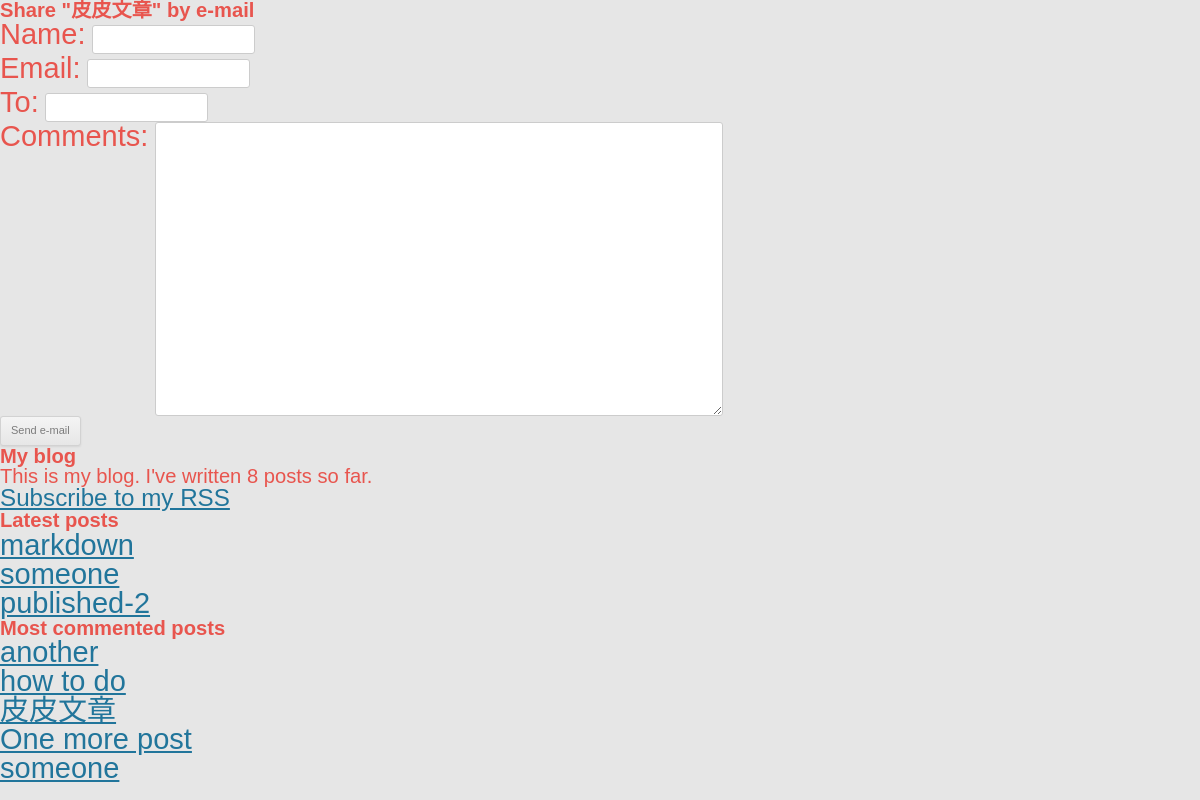
/blog/3/share/, run on the app's committed database.
### blog/models.py (models this page shows, shortened)
class Post(models.Model):
    STATUS_CHOICES = (('draft', 'Draft'), ('published','Published'))
    title = models.CharField(max_length=250)
    slug = models.SlugField(max_length=250, unique_for_date='publish')
    author = models.ForeignKey(User, on_delete=models.CASCADE, related_name='blog_posts')
    body = models.TextField()
    publish = models.DateTimeField(default=timezone.now())
    created = models.DateTimeField(auto_now_add=True)
    updated = models.DateTimeField(auto_now=True)
    status = models.CharField(max_length=10, choices=STATUS_CHOICES, default='draft')
    objects = models.Manager()
    publishedM = PublishedManager()
    tags = TaggableManager()
    class Meta:
        ordering = ('-publish',)
    def get_absolute_url(self):
        return reverse('blog:post_detail', args=[self.publish.year, self.publish.month, self.publish.day, self.slug])

### blog/views.py (the view)
# urls.py: path('<int:post_id>/share/', views.post_share, name='post_share'),
def post_share(request, post_id):
    post = get_object_or_404(Post, id=post_id, status='published')
    sent = False
    if request.method == "POST":
        form = EmailPostForm(request.POST)
        if form.is_valid():
            cd = form.cleaned_data
            post_url = request.build_absolute_uri(post.get_absolute_url())
            subject = '{} ({}) reconmmends you reading "{}"'.format(cd['name'], cd['email'], post.title)
            message = 'Read "{}" at {}\n\n{}\'s comments:{}'.format(post.title, post_url, cd['name'], cd['comments'])
            send_mail(subject, message, 'ysjwan007@163.com', [cd['to']])
            sent = True
    else:
        form = EmailPostForm()
    return render(request, 'blog/post/share.html', {'post':post, 'form': form, 'sent': sent})

### blog/forms.py
class EmailPostForm(forms.Form):
    name = forms.CharField(max_length=25)
    email = forms.EmailField()
    to = forms.EmailField()
    comments = forms.CharField(required=False, widget=forms.Textarea)

### blog/models.py (called while the page is built)
    def get_queryset(self):
        return super(PublishedManager, self).get_queryset().filter(status='published')

### blog/templatetags/blog_tags.py (called while the page is built)
@register.simple_tag
def total_posts():
    return Post.publishedM.count()

@register.inclusion_tag('blog/post/latest_posts.html')
def show_latest_posts(count=5):
    latest_posts = Post.publishedM.order_by('-publish')[:count]
    return {'latest_posts': latest_posts}

@register.simple_tag
def get_most_commented_posts(count=5):
    return Post.publishedM.annotate(total_comments=Count('comments')).order_by('-total_comments')[:count]

### blog/templates/blog/post/share.html (shortened to what this page needs)
{% extends "blog/base.html" %}
{% block content %}
    {% if sent %}
        <h1>E-mail successfully sent</h1>
        <p>
            "{{ post.title }}" was successfully sent to {{ form.cleaned_data.to }}.
        </p>
    {% else %}
        <h1>Share "{{ post.title }}" by e-mail</h1>
        <form action="." method="post">
            {{ form.as_p }}
                <input type="submit" value="Send e-mail"    >
        </form>
    {% endif %}
{% endblock %}

### blog/templates/blog/base.html (shortened to what this page needs)
{% load blog_tags %}
{% load static %}
<!DOCTYPE html>
<html>
    <head>
        <link rel="stylesheet" href="{% static "css/blog.css" %}">
    </head>
    <body>
        <div id="content">
            {% block content %}
            {% endblock %}
        </div>
        <div id="sidebar">
            <h2>My blog</h2>
            <p>This is my blog. I've written {% total_posts %} posts so far.</p>
        <p><a href='{% url "blog:post_feed" %}'>Subscribe to my RSS</a></p>
            <h3>Latest posts</h3>
            {% show_latest_posts 3 %}
            <h3>Most commented posts</h3>
            {% get_most_commented_posts as most_commented_posts %}
            <ul>
                {% for post in most_commented_posts %}
                    <li>
                        <a href="{{ post.get_absolute_url }}">{{ post.title }}</a>
                    </li>
                {% endfor %}
            </ul>
        </div>
    </body>
</html>

### blog/templates/blog/post/latest_posts.html
<ul>
    {% for post in latest_posts %}
    <li>
        <a href="{{ post.get_absolute_url }}">{{ post.title }}</a>
    </li>
    {% endfor %}
</ul>

### static/css/blog.css (style rules this page uses)
html, body, div, span, applet, object, iframe, h1, h2, h3, h4, h5, h6, p, blockquote, pre, a, abbr, acronym, address, big, cite, code, del, dfn, em, img, ins, kbd, q, s, samp, small, strike, strong, sub, sup, tt, var, b, u, i, center, dl, dt, dd, ol, ul, li, fieldset, form, label, legend, table, caption, tbody, tfoot, thead, tr, th, td, article, aside, canvas, details, embed, figure, figcaption, footer, header, hgroup, menu, nav, output, ruby, section, summary, time, mark, audio, video { margin: 0; padding: 0; border: 0; font-size: 120%; vertical-align: baseline; }
body { line-height: 1; }
ol, ul { list-style: none; }
h1, h2, h3, h4, h5, h6 { clear: both; }
html { overflow-y: scroll; font-size: 100%; -webkit-text-size-adjust: 100%; -ms-text-size-adjust: 100%; }
button, input, select, textarea { border: 1px solid #ccc; border-radius: 3px; font-family: inherit; padding: 6px; padding: 0.428571429rem; }
button, input { line-height: normal; }
textarea { font-size: 100%; overflow: auto; vertical-align: top; }
.menu-toggle, input[type="submit"], input[type="button"], input[type="reset"], article.post-password-required input[type=submit], .bypostauthor cite span { padding: 6px 10px; padding: 0.428571429rem 0.714285714rem; font-size: 11px; font-size: 0.785714286rem; line-height: 1.428571429; font-weight: normal; color: #7c7c7c; background-color: #e6e6e6; background-repeat: repeat-x; background-image: -moz-linear-gradient(top, #f4f4f4, #e6e6e6); background-image: -ms-linear-gradient(top, #f4f4f4, #e6e6e6); background-image: -webkit-linear-gradient(top, #f4f4f4, #e6e6e6); background-image: -o-linear-gradient(top, #f4f4f4, #e6e6e6); background-image: linear-gradient(top, #f4f4f4, #e6e6e6); border: 1px solid #d2d2d2; border-radius: 3px; box-shadow: 0 1px 2px rgba(64, 64, 64, 0.1); }
.menu-toggle, button, input[type="submit"], input[type="button"], input[type="reset"] { cursor: pointer; }
html { font-size: 87.5%; }
body { font-size: 24px; font-size: 1rem; font-family: Helvetica, Arial, sans-serif; text-rendering: optimizeLegibility; color: #e8554e; }
a { outline: none; color: #21759b; word-wrap: break-word; }
@media screen and (min-width: 960px) { body { background-color: #e6e6e6; } }

### data on the page
Post: title "皮皮文章"
Post: title "markdown"
Post: title "someone"
Post: title "published-2"
Post: title "another"
Post: title "how to do"
Post: title "One more post"
